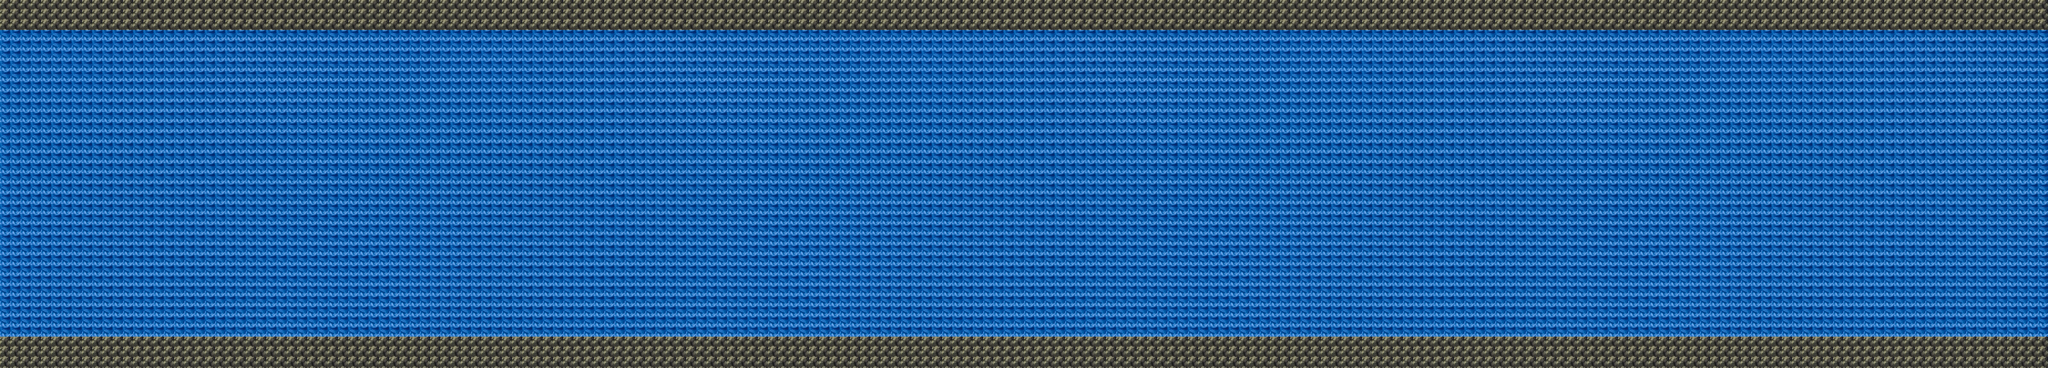

A level layout from a 2D game, rendered from its tile map. Below: a short description, then the map file with tile-grid data replaced by summaries:
An orthogonal 200x36 tile map with 30x30 px tiles, 1 tile layer (background), 2 tilesets and 503 objects.

<map version="1.9" tiledversion="1.9.2" orientation="orthogonal" renderorder="left-up" width="200" height="36" tilewidth="30" tileheight="30" infinite="0" nextlayerid="5" nextobjectid="520">
 <tileset firstgid="1" source="../textures/wall_textures.tsx" />
 <tileset firstgid="9" source="../textures/cave_textures.tsx" />
 <layer id="1" name="background" width="200" height="36">
  <data>[7200 cells, 7200 non-empty, 2 distinct tile ids]</data>
 </layer>
 <objectgroup id="3" name="death_walls_down">
  <object id="508" gid="10" x="1102.33" y="998.667" width="191" height="320" />
  <object id="509" gid="10" x="1837" y="1004" width="191" height="320" />
  <object id="510" gid="10" x="3411.67" y="1001.33" width="191" height="320" />
  <object id="511" gid="10" x="3570.33" y="1012" width="191" height="320" />
  <object id="512" gid="10" x="5683.67" y="1008" width="191" height="320" />
 </objectgroup>
 <objectgroup id="4" name="death_walls_up">
  <object id="516" gid="9" x="316" y="318" width="192" height="239" />
  <object id="517" gid="9" x="5708" y="312" width="192" height="239" />
  <object id="518" gid="9" x="4210.67" y="313.333" width="192" height="239" />
  <object id="519" gid="9" x="4458" y="314" width="192" height="239" />
 </objectgroup>
 <objectgroup id="2" name="walls">
  <object id="1" gid="2" x="30" y="120" width="32" height="32" />
  <object id="2" gid="2" x="30" y="150" width="32" height="32" />
  <object id="3" gid="2" x="30" y="180" width="32" height="32" />
  <object id="4" gid="2" x="30" y="210" width="32" height="32" />
  <object id="5" gid="2" x="30" y="270" width="32" height="32" />
  <object id="6" gid="2" x="30" y="240" width="32" height="32" />
  <object id="7" gid="2" x="30" y="330" width="32" height="32" />
  <object id="8" gid="2" x="30" y="300" width="32" height="32" />
  <object id="9" gid="2" x="30" y="360" width="32" height="32" />
  <object id="10" gid="2" x="30" y="390" width="32" height="32" />
  <object id="11" gid="2" x="30" y="420" width="32" height="32" />
  <object id="12" gid="2" x="30" y="450" width="32" height="32" />
  <object id="13" gid="2" x="30" y="480" width="32" height="32" />
  <object id="14" gid="2" x="30" y="540" width="32" height="32" />
  <object id="15" gid="2" x="30" y="510" width="32" height="32" />
  <object id="16" gid="2" x="30" y="570" width="32" height="32" />
  <object id="17" gid="2" x="30" y="600" width="32" height="32" />
  <object id="18" gid="2" x="30" y="630" width="32" height="32" />
  <object id="19" gid="2" x="30" y="660" width="32" height="32" />
  <object id="20" gid="2" x="30" y="690" width="32" height="32" />
  <object id="21" gid="2" x="30" y="720" width="32" height="32" />
  <object id="22" gid="2" x="30" y="750" width="32" height="32" />
  <object id="23" gid="2" x="30" y="780" width="32" height="32" />
  <object id="24" gid="2" x="30" y="810" width="32" height="32" />
  <object id="25" gid="2" x="30" y="840" width="32" height="32" />
  <object id="26" gid="2" x="30" y="870" width="32" height="32" />
  <object id="27" gid="2" x="30" y="900" width="32" height="32" />
  <object id="28" gid="2" x="30" y="930" width="32" height="32" />
  <object id="29" gid="2" x="30" y="960" width="32" height="32" />
  <object id="30" gid="2" x="30" y="990" width="32" height="32" />
  <object id="31" gid="3" x="30" y="1020" width="32" height="32" />
  <object id="32" gid="3" x="60" y="1020" width="32" height="32" />
  <object id="34" gid="3" x="0" y="1020" width="32" height="32" />
  <object id="35" gid="3" x="180" y="1020" width="32" height="32" />
  <object id="36" gid="3" x="90" y="1020" width="32" height="32" />
  <object id="37" gid="3" x="180" y="1020" width="32" height="32" />
  <object id="38" gid="3" x="180" y="1020" width="32" height="32" />
  <object id="39" gid="3" x="120" y="1020" width="32" height="32" />
  <object id="40" gid="3" x="120" y="1020" width="32" height="32" />
  <object id="41" gid="3" x="150" y="1020" width="32" height="32" />
  <object id="42" gid="3" x="210" y="1020" width="32" height="32" />
  <object id="43" gid="3" x="270" y="1020" width="32" height="32" />
  <object id="44" gid="3" x="240" y="1020" width="32" height="32" />
  <object id="45" gid="3" x="300" y="1020" width="32" height="32" />
  <object id="46" gid="3" x="330" y="1020" width="32" height="32" />
  <object id="47" gid="3" x="360" y="1020" width="32" height="32" />
  <object id="48" gid="3" x="390" y="1020" width="32" height="32" />
  <object id="49" gid="3" x="450" y="1020" width="32" height="32" />
  <object id="50" gid="3" x="420" y="1020" width="32" height="32" />
  <object id="51" gid="3" x="480" y="1020" width="32" height="32" />
  <object id="52" gid="3" x="540" y="1020" width="32" height="32" />
  <object id="53" gid="3" x="510" y="1020" width="32" height="32" />
  <object id="54" gid="3" x="570" y="1020" width="32" height="32" />
  <object id="55" gid="3" x="600" y="1020" width="32" height="32" />
  <object id="56" gid="3" x="660" y="1020" width="32" height="32" />
  <object id="57" gid="3" x="630" y="1020" width="32" height="32" />
  <object id="58" gid="3" x="690" y="1020" width="32" height="32" />
  <object id="59" gid="3" x="750" y="1020" width="32" height="32" />
  <object id="60" gid="3" x="720" y="1020" width="32" height="32" />
  <object id="61" gid="3" x="780" y="1020" width="32" height="32" />
  <object id="62" gid="3" x="810" y="1020" width="32" height="32" />
  <object id="63" gid="3" x="870" y="1020" width="32" height="32" />
  <object id="64" gid="3" x="840" y="1020" width="32" height="32" />
  <object id="65" gid="3" x="900" y="1020" width="32" height="32" />
  <object id="66" gid="3" x="930" y="1020" width="32" height="32" />
  <object id="67" gid="3" x="960" y="1020" width="32" height="32" />
  <object id="68" gid="3" x="990" y="1020" width="32" height="32" />
  <object id="69" gid="3" x="1020" y="1020" width="32" height="32" />
  <object id="70" gid="3" x="1050" y="1020" width="32" height="32" />
  <object id="71" gid="3" x="1080" y="1020" width="32" height="32" />
  <object id="72" gid="3" x="1110" y="1020" width="32" height="32" />
  <object id="73" gid="3" x="1140" y="1020" width="32" height="32" />
  <object id="74" gid="3" x="1170" y="1020" width="32" height="32" />
  <object id="75" gid="3" x="1200" y="1020" width="32" height="32" />
  <object id="76" gid="3" x="1230" y="1020" width="32" height="32" />
  <object id="77" gid="3" x="1260" y="1020" width="32" height="32" />
  <object id="78" gid="3" x="1290" y="1020" width="32" height="32" />
  <object id="79" gid="3" x="1320" y="1020" width="32" height="32" />
  <object id="80" gid="3" x="1350" y="1020" width="32" height="32" />
  <object id="81" gid="3" x="1380" y="1020" width="32" height="32" />
  <object id="82" gid="3" x="1410" y="1020" width="32" height="32" />
  <object id="83" gid="3" x="1440" y="1020" width="32" height="32" />
  <object id="84" gid="3" x="1470" y="1020" width="32" height="32" />
  <object id="85" gid="3" x="1500" y="1020" width="32" height="32" />
  <object id="86" gid="3" x="1530" y="1020" width="32" height="32" />
  <object id="87" gid="3" x="1560" y="1020" width="32" height="32" />
  <object id="88" gid="3" x="1620" y="1020" width="32" height="32" />
  <object id="89" gid="3" x="1590" y="1020" width="32" height="32" />
  <object id="90" gid="3" x="1650" y="1020" width="32" height="32" />
  <object id="91" gid="3" x="1680" y="1020" width="32" height="32" />
  <object id="92" gid="3" x="1710" y="1020" width="32" height="32" />
  <object id="93" gid="3" x="1740" y="1020" width="32" height="32" />
  </objectgroup>
</map>
<!-- 402 of 503 objects omitted -->